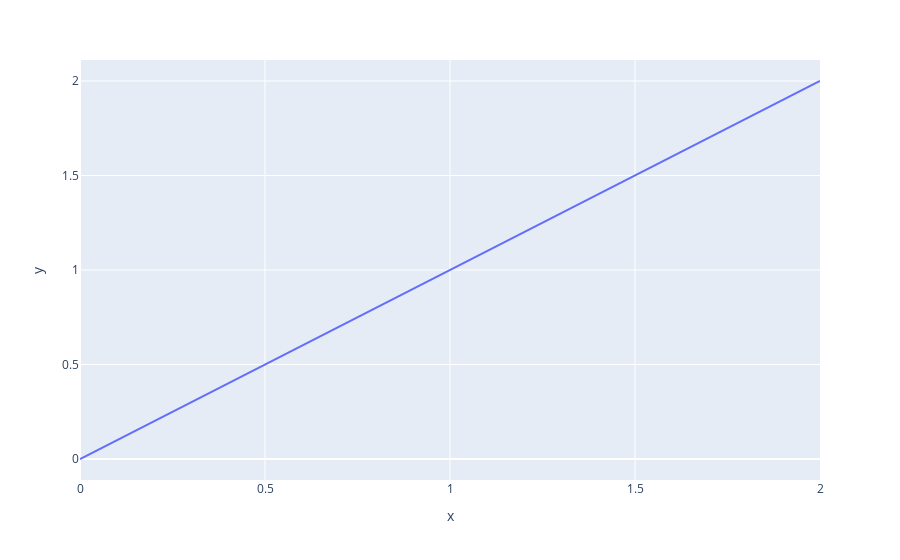

Here is the notebook cell this chart was saved with:
### Code cell
import radcad
import plotly.express as px

px.line(x=[0, 1, 2], y=[0, 1, 2])

### Figure 1 — Plotly figure (JSON) as saved in the notebook; plotly's stock layout.template omitted (floating-point values rounded to 4 significant figures)
{"data": [{"hovertemplate": "x=%{x}<br>y=%{y}<extra></extra>", "legendgroup": "", "line": {"color": "#636efa", "dash": "solid"}, "mode": "lines", "name": "", "orientation": "v", "showlegend": false, "type": "scatter", "x": [0, 1, 2], "xaxis": "x", "y": [0, 1, 2], "yaxis": "y"}], "layout": {"legend": {"tracegroupgap": 0}, "margin": {"t": 60}, "xaxis": {"anchor": "y", "domain": [0, 1], "title": {"text": "x"}}, "yaxis": {"anchor": "x", "domain": [0, 1], "title": {"text": "y"}}}}
